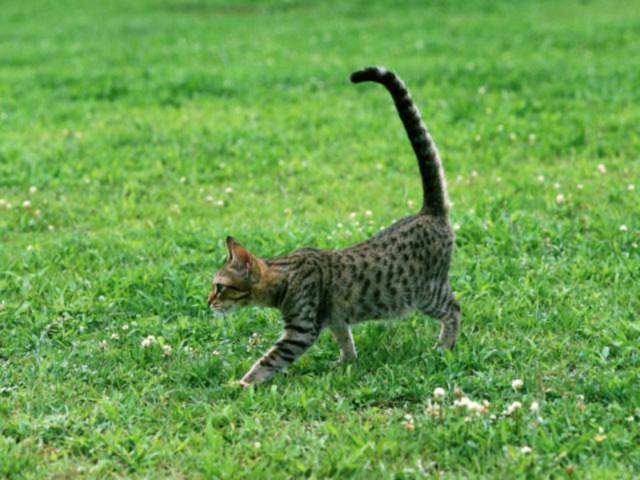
#> input picture Input/Image_95.bmp, 640 x 480 px
$ python demo.py   (Python 2 division)
#> lines starting #> are read from the running program, lines starting #| are printed output that depends on the picture
import os, cv2
import matplotlib.pyplot as plt

input_dir = '../Input/'
output_dir = '../Output/'

sample_step_size     =   8; # \delta
max_dim              =   400; # maximum dimension of the image

# do not change the following

dilation_width_1     =   max(round(7*max_dim/400),1); # \omega
dilation_width_2     =   max(round(9*max_dim/400),1); # \kappa
blur_std             =   round(9*max_dim/400); # \sigma
color_space          =   2; # RGB: 1; Lab: 2; LUV: 4
whitening            =   1; # do color whitening

print 'Ready...'

command = './BMS %s %s %d %d %d %f %d %d %d' % (input_dir,output_dir, \
    sample_step_size,dilation_width_1,dilation_width_2, \
    blur_std, color_space, whitening, max_dim)
print (command);

os.system(command);

orig = cv2.imread(input_dir + 'Image_95.bmp')
#> orig is the input picture: shape (480, 640, 3); mean B, G, R 76.7, 160.7, 106.3
final= cv2.imread(output_dir + 'Image_95.png')
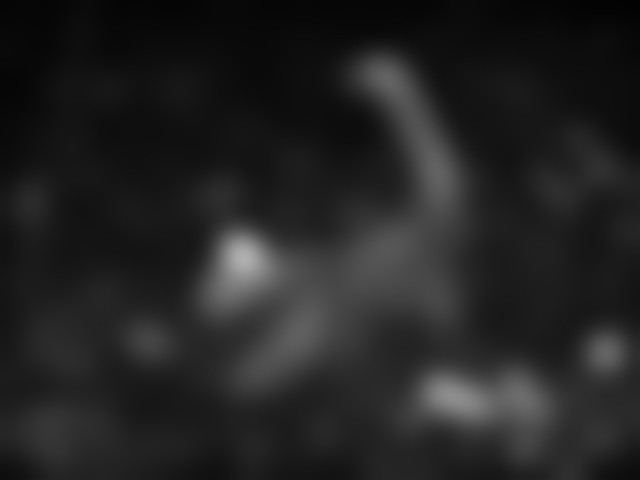
#> input picture Output/Image_95.png, 640 x 480 px
#> final is the input picture: shape (480, 640, 3); min 2, max 176, mean 34.9

plt.figure(1)
plt.subplot(121)
plt.xticks([]), plt.yticks([]);
plt.title('Test image')
plt.imshow(orig)
plt.subplot(122)
plt.xticks([]), plt.yticks([]);
plt.title('Eye-fixation map')
plt.imshow(final)
plt.show()
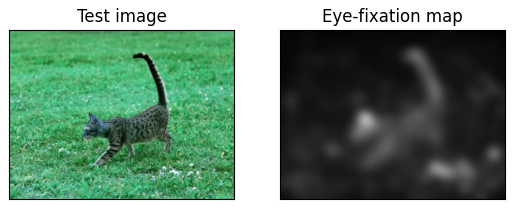
#> figure drawn by matplotlib, 2 panels; B, G, R data is drawn as R, G, B

cv2.waitKey(0)
